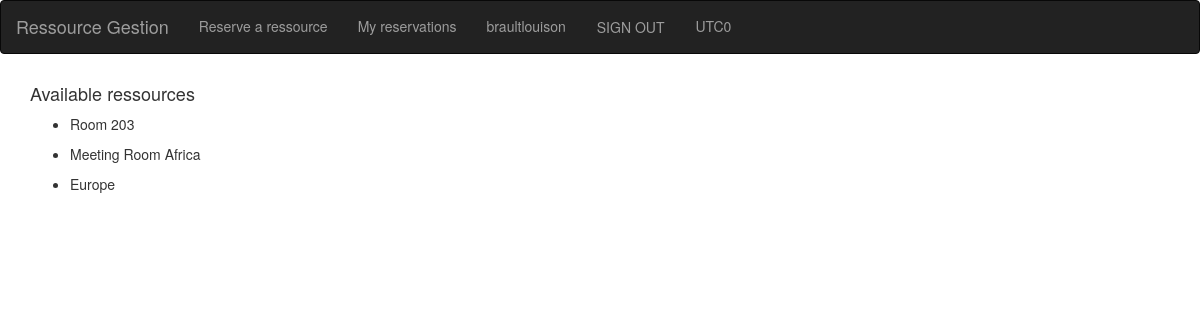
The app's page / (signed in) with its own data.
### reservation/models.py (models this page shows, shortened)
class Room(models.Model):
    name = models.CharField(max_length=200)

### reservation/views.py (the view)
# urls.py: url(r'^$', views.index, name='index'),
def index(request):
    room_list = Room.objects.order_by('-name')
    context = {'room_list': room_list}
    return render(request, 'reservation/index.html', context)

### reservation/templates/reservation/index.html (shortened to what this page needs)
{% extends 'reservation/layout.html' %}
{% block content %}
  <div class="container">
  	{% if room_list %}
  			<h4>Available ressources </h4>
  	    <ul>
  	    {% for room in room_list %}
  	        <li><p>{{ room.name }}</p></li>
  	    {% endfor %}
  	    </ul>
  	{% else %}
  	    <p>No rooms are available.</p>
  	{% endif %}
  </div>
  {% load static %}
{% endblock %}

### reservation/templates/reservation/layout.html (shortened to what this page needs)
<link rel="stylesheet" href="https://maxcdn.bootstrapcdn.com/bootstrap/3.3.7/css/bootstrap.min.css">
<link rel='stylesheet' href='https://cdnjs.cloudflare.com/ajax/libs/fullcalendar/3.9.0/fullcalendar.min.css' />
{% load static %}
<nav class="navbar navbar-inverse">
  <div class="container-fluid">
    <div class="navbar-header">
      <a class="navbar-brand" href="/">Ressource Gestion</a>
    </div>
    <ul class="nav navbar-nav">
      {% if user.is_authenticated %}
        <li><a href="/reserve">Reserve a ressource</a></li>
        <li><a href="/myreservation">My reservations</a></li>
        <li><a id="username" username="{{ user.username }}">{{ user.username }}</a></li>
        <li><a class="btn" href="/api-auth/logout/?next=/">SIGN OUT</a></li>
	    {% else %}
        <li><a class="btn" href="{% url 'social:begin' 'google-oauth2' %}">SIGN IN</a></li>
	    {% endif %}
        <li><a id="utcOffset"></a></li>
    </ul>
  </div>
</nav>
{% block content %}
{% endblock %}

### records on screen
Room: name "Room 203"
Room: name "Meeting Room Africa"
Room: name "Europe"

### other values on screen
{{ user.username }} "braultlouison"
